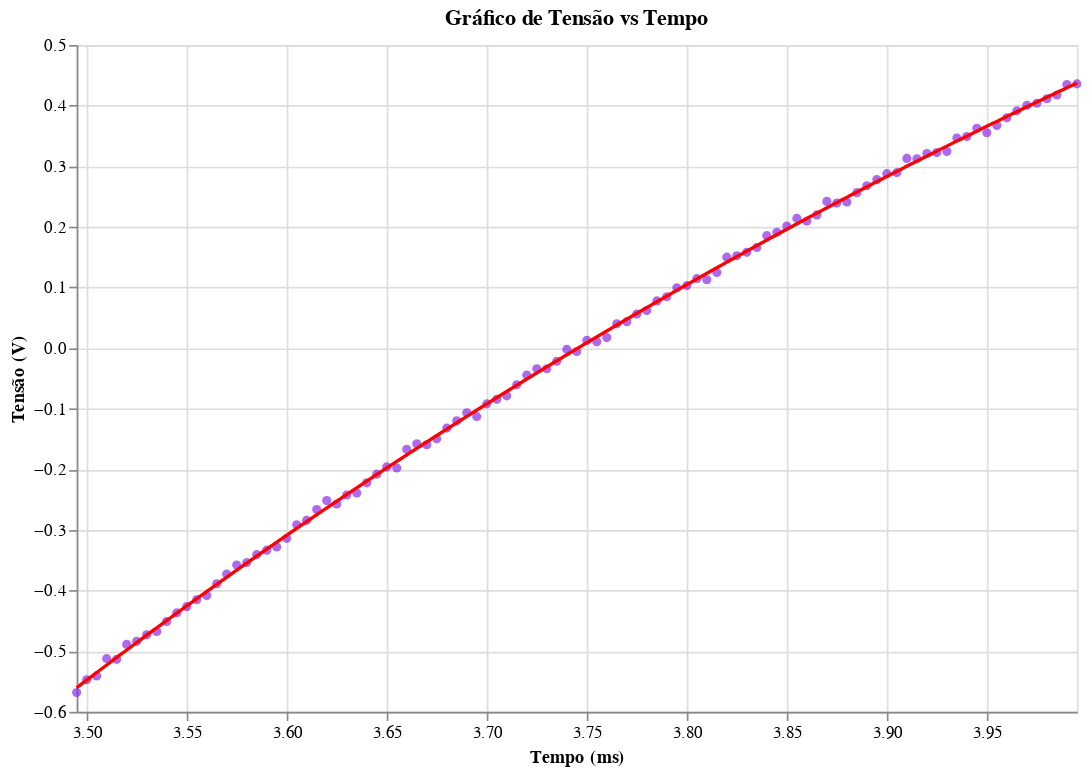

The notebook cell this image was saved under:
### Code cell
data_sb2 = aj.slicing_data(data,[3,10],ascending=True)

data_sb2_regres, b, cov = aj.regres_exp(data_sb2)

(aj.data_x_regression(data_sb2,data_sb2_regres)).display()


tal_sb2 = 1/(b*1000)

### Figure 1 — Vega-Lite specification as saved in the notebook (floating-point values rounded to 4 significant figures; data arrays with more than 128 entries replaced by an {"elided": "..."} marker saying what was removed)
{"config": {"view": {"continuousWidth": 300, "continuousHeight": 300}}, "layer": [{"data": {"name": "data-4a1fb79b7bc0747ecc199dfef58c4ec4"}, "mark": {"type": "circle", "color": "blueviolet"}, "encoding": {"x": {"field": "Time", "scale": {"domain": [3.495, 3.995]}, "title": "Tempo (ms)", "type": "quantitative"}, "y": {"field": "U_b", "title": "Tensão (V)", "type": "quantitative"}}, "title": "Gráfico de Tensão vs Tempo"}, {"data": {"name": "data-186f73f6b8bf5d989e986af0b74842d3"}, "mark": {"type": "line", "color": "red"}, "encoding": {"x": {"field": "Time", "scale": {"domain": [3.495, 3.995]}, "title": "Tempo (ms)", "type": "quantitative"}, "y": {"field": "U_b", "title": "Tensão (V)", "type": "quantitative"}}, "title": "Gráfico de Tensão vs Tempo"}], "height": 400, "width": 600, "$schema": "https://vega.github.io/schema/vega-lite/v5.20.1.json", "datasets": {"data-4a1fb79b7bc0747ecc199dfef58c4ec4": [{"Time": 3.495, "U_y": -2.541, "U_b": -0.5683}, {"Time": 3.5, "U_y": 2.414, "U_b": -0.5472}, {"Time": 3.505, "U_y": 2.417, "U_b": -0.5408}, {"Time": 3.51, "U_y": 2.421, "U_b": -0.5123}, {"Time": 3.515, "U_y": 2.421, "U_b": -0.5135}, {"Time": 3.52, "U_y": 2.405, "U_b": -0.4888}, {"Time": 3.525, "U_y": 2.415, "U_b": -0.4837}, {"Time": 3.53, "U_y": 2.402, "U_b": -0.4728}, {"Time": 3.535, "U_y": 2.409, "U_b": -0.4676}, {"Time": 3.54, "U_y": 2.409, "U_b": -0.4511}, {"Time": 3.545, "U_y": 2.397, "U_b": -0.4368}, {"Time": 3.55, "U_y": 2.408, "U_b": -0.4265}, {"Time": 3.555, "U_y": 2.418, "U_b": -0.4151}, {"Time": 3.56, "U_y": 2.41, "U_b": -0.4081}, {"Time": 3.565, "U_y": 2.403, "U_b": -0.3888}, {"Time": 3.57, "U_y": 2.421, "U_b": -0.3727}, {"Time": 3.575, "U_y": 2.407, "U_b": -0.3579}, {"Time": 3.58, "U_y": 2.414, "U_b": -0.3539}, {"Time": 3.585, "U_y": 2.414, "U_b": -0.3407}, {"Time": 3.59, "U_y": 2.397, "U_b": -0.3333}, {"Time": 3.595, "U_y": 2.421, "U_b": -0.3281}, {"Time": 3.6, "U_y": 2.414, "U_b": -0.3139}, {"Time": 3.605, "U_y": 2.406, "U_b": -0.2915}, {"Time": 3.61, "U_y": 2.406, "U_b": -0.2841}, {"Time": 3.615, "U_y": 2.411, "U_b": -0.2664}, {"Time": 3.62, "U_y": 2.402, "U_b": -0.2515}, {"Time": 3.625, "U_y": 2.41, "U_b": -0.2572}, {"Time": 3.63, "U_y": 2.418, "U_b": -0.2424}, {"Time": 3.635, "U_y": 2.414, "U_b": -0.2389}, {"Time": 3.64, "U_y": 2.416, "U_b": -0.2223}, {"Time": 3.645, "U_y": 2.413, "U_b": -0.208}, {"Time": 3.65, "U_y": 2.419, "U_b": -0.196}, {"Time": 3.655, "U_y": 2.405, "U_b": -0.1977}, {"Time": 3.66, "U_y": 2.43, "U_b": -0.1668}, {"Time": 3.665, "U_y": 2.423, "U_b": -0.1577}, {"Time": 3.67, "U_y": 2.41, "U_b": -0.1595}, {"Time": 3.675, "U_y": 2.414, "U_b": -0.1497}, {"Time": 3.68, "U_y": 2.398, "U_b": -0.132}, {"Time": 3.685, "U_y": 2.416, "U_b": -0.12}, {"Time": 3.69, "U_y": 2.411, "U_b": -0.1068}, {"Time": 3.695, "U_y": 2.421, "U_b": -0.1131}, {"Time": 3.7, "U_y": 2.41, "U_b": -0.092}, {"Time": 3.705, "U_y": 2.407, "U_b": -0.08453}, {"Time": 3.71, "U_y": 2.406, "U_b": -0.0788}, {"Time": 3.715, "U_y": 2.407, "U_b": -0.06053}, {"Time": 3.72, "U_y": 2.417, "U_b": -0.04453}, {"Time": 3.725, "U_y": 2.405, "U_b": -0.03413}, {"Time": 3.73, "U_y": 2.415, "U_b": -0.03413}, {"Time": 3.735, "U_y": 2.407, "U_b": -0.0216}, {"Time": 3.74, "U_y": 2.418, "U_b": -0.002133}, {"Time": 3.745, "U_y": 2.423, "U_b": -0.0056}, {"Time": 3.75, "U_y": 2.421, "U_b": 0.01267}, {"Time": 3.755, "U_y": 2.395, "U_b": 0.0104}, {"Time": 3.76, "U_y": 2.411, "U_b": 0.01733}, {"Time": 3.765, "U_y": 2.413, "U_b": 0.04013}, {"Time": 3.77, "U_y": 2.412, "U_b": 0.0436}, {"Time": 3.775, "U_y": 2.416, "U_b": 0.05613}, {"Time": 3.78, "U_y": 2.412, "U_b": 0.06187}, {"Time": 3.785, "U_y": 2.409, "U_b": 0.07787}, {"Time": 3.79, "U_y": 2.421, "U_b": 0.0848}, {"Time": 3.795, "U_y": 2.414, "U_b": 0.0996}, {"Time": 3.8, "U_y": 2.42, "U_b": 0.1031}, {"Time": 3.805, "U_y": 2.402, "U_b": 0.1145}, {"Time": 3.81, "U_y": 2.402, "U_b": 0.1128}, {"Time": 3.815, "U_y": 2.411, "U_b": 0.1248}, {"Time": 3.82, "U_y": 2.403, "U_b": 0.15}, {"Time": 3.825, "U_y": 2.408, "U_b": 0.1523}, {"Time": 3.83, "U_y": 2.407, "U_b": 0.158}, {"Time": 3.835, "U_y": 2.409, "U_b": 0.166}, {"Time": 3.84, "U_y": 2.423, "U_b": 0.1855}, {"Time": 3.845, "U_y": 2.421, "U_b": 0.1912}, {"Time": 3.85, "U_y": 2.413, "U_b": 0.2015}, {"Time": 3.855, "U_y": 2.416, "U_b": 0.214}, {"Time": 3.86, "U_y": 2.418, "U_b": 0.2095}, {"Time": 3.865, "U_y": 2.413, "U_b": 0.2197}, {"Time": 3.87, "U_y": 2.415, "U_b": 0.242}, {"Time": 3.875, "U_y": 2.418, "U_b": 0.2392}, {"Time": 3.88, "U_y": 2.409, "U_b": 0.2409}, {"Time": 3.885, "U_y": 2.392, "U_b": 0.2564}, {"Time": 3.89, "U_y": 2.413, "U_b": 0.2677}, {"Time": 3.895, "U_y": 2.402, "U_b": 0.278}, {"Time": 3.9, "U_y": 2.415, "U_b": 0.2877}, {"Time": 3.905, "U_y": 2.424, "U_b": 0.2895}, {"Time": 3.91, "U_y": 2.432, "U_b": 0.3129}, {"Time": 3.915, "U_y": 2.409, "U_b": 0.3124}, {"Time": 3.92, "U_y": 2.417, "U_b": 0.3209}, {"Time": 3.925, "U_y": 2.422, "U_b": 0.3227}, {"Time": 3.93, "U_y": 2.408, "U_b": 0.3244}, {"Time": 3.935, "U_y": 2.407, "U_b": 0.3467}, {"Time": 3.94, "U_y": 2.402, "U_b": 0.3489}, {"Time": 3.945, "U_y": 2.405, "U_b": 0.3627}, {"Time": 3.95, "U_y": 2.41, "U_b": 0.3553}, {"Time": 3.955, "U_y": 2.418, "U_b": 0.3673}, {"Time": 3.96, "U_y": 2.409, "U_b": 0.3799}, {"Time": 3.965, "U_y": 2.414, "U_b": 0.3913}, {"Time": 3.97, "U_y": 2.417, "U_b": 0.4004}, {"Time": 3.975, "U_y": 2.409, "U_b": 0.4039}, {"Time": 3.98, "U_y": 2.411, "U_b": 0.4113}, {"Time": 3.985, "U_y": 2.409, "U_b": 0.4176}, {"Time": 3.99, "U_y": 2.411, "U_b": 0.4348}, {"Time": 3.995, "U_y": 2.402, "U_b": 0.4359}], "data-186f73f6b8bf5d989e986af0b74842d3": {"elided": "1000 records"}}}
